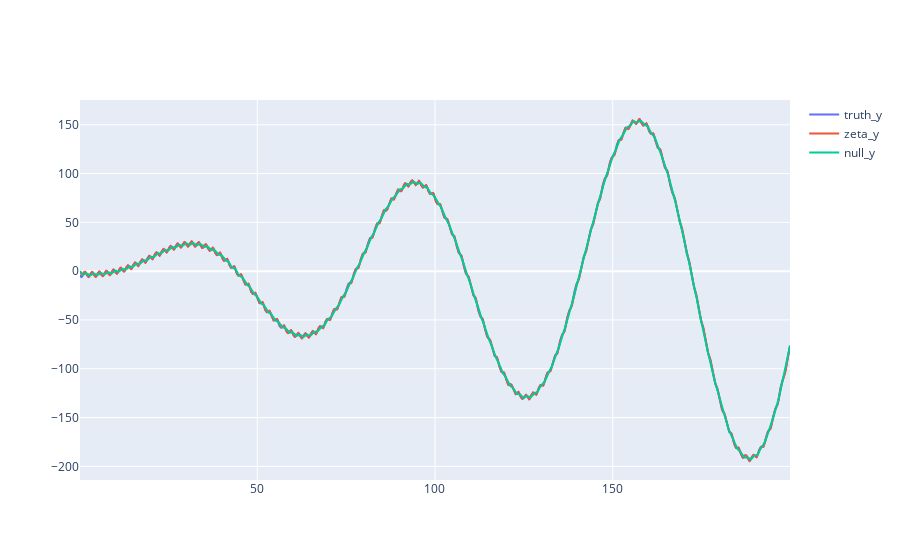

The notebook cell saved with this chart:
### Markdown cell above
## synchrony error

### Code cell
dimension = 'y'
py.iplot([go.Scatter(name='truth_'+dimension,x=master['t'],y=slave_truth[dimension]),
         go.Scatter(name='zeta_'+dimension,x=master['t'],y=slave_zeta[dimension].shift(0)),
         go.Scatter(name='null_'+dimension,x=master['t'],y=slave_null[dimension].shift(0))])

### Figure 1 — Plotly figure (JSON) as saved in the notebook; plotly's stock layout.template omitted (floating-point values rounded to 4 significant figures; data arrays with more than 128 entries replaced by an {"elided": "..."} marker saying what was removed)
{"data": [{"name": "truth_y", "type": "scatter", "x": {"elided": "1999 float values"}, "y": {"elided": "1999 float values"}}, {"name": "zeta_y", "type": "scatter", "x": {"elided": "1999 float values"}, "y": {"elided": "1999 float values"}}, {"name": "null_y", "type": "scatter", "x": {"elided": "1999 float values"}, "y": {"elided": "1999 float values"}}], "layout": {}}
